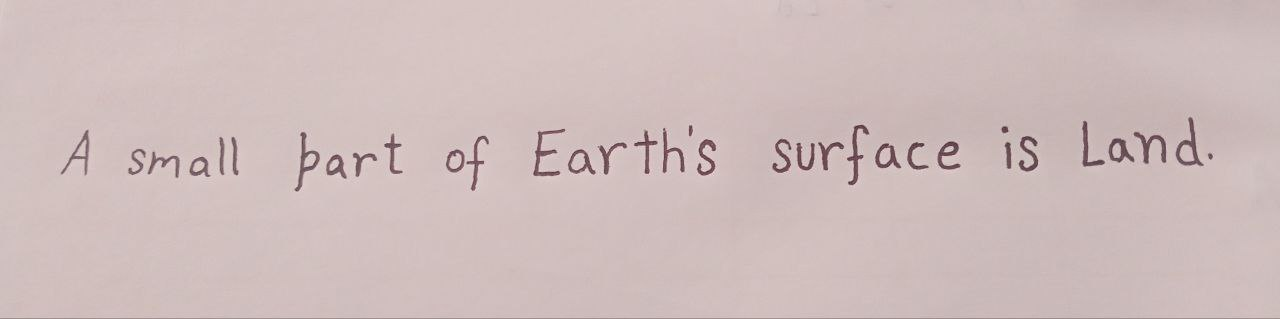
#> input picture images/img33.jpg, 1280 x 319 px
$ python main.py
#> lines starting #> are read from the running program, lines starting #| are printed output that depends on the picture; after the words box and inside, x2 and y2 are one past the last pixel; in counts of white or black regions, pixels touching at a corner belong together
#> further down, img is the input picture: shape (319, 1280, 3); mean B, G, R 187.6, 188.5, 206.4
### resize.py
import cv2

def image_resize(image, width = None, height = None, inter = cv2.INTER_AREA):
    # initialize the dimensions of the image to be resized and
    # grab the image size
#> called with width = 800, height = 800, inter = 3
    dim = None
    (h, w) = image.shape[:2]
#> h = 319; w = 1280

    # if both the width and height are None, then return the
    # original image
    if width is None and height is None:
        return image

    # check to see if the width is None
    if width is None:
        # calculate the ratio of the height and construct the
        # dimensions
        r = height / float(h)
        dim = (int(w * r), height)

    # otherwise, the height is None
    else:
        # calculate the ratio of the width and construct the
        # dimensions
        r = width / float(w)
#> r = 0.625
        dim = (width, int(h * r))
#> dim = (800, 199)

    # resize the image
    resized = cv2.resize(image, dim, interpolation = inter)

    # return the resized image
    return resized

### main.py
import cv2
import pytesseract
import numpy as np
# from pytesseract import Output
import matplotlib.pyplot as plt
from PIL import Image
from resize import image_resize


pytesseract.pytesseract.tesseract_cmd = r"C:\Program Files\Tesseract-OCR\tesseract.exe"


img = cv2.imread("images/img33.jpg")
#img = cv2.resize(img, (600, 360))
img = image_resize(img, 800, 800)


#1. GRAYSCALE
gray = cv2.cvtColor(img, cv2.COLOR_BGR2GRAY)


# 5. Erosion
kernel = np.ones((3,3), np.uint8)
# Erosion
erosion = cv2.erode(gray, kernel, iterations=1)
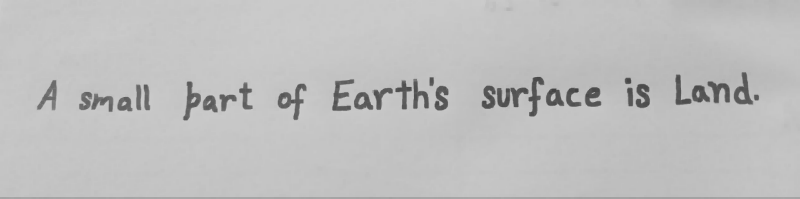
#> erosion: shape (199, 800); min 67, max 205, mean 190.6
# Opening (erosion followed by dilation)
opening = cv2.morphologyEx(gray, cv2.MORPH_OPEN, kernel)
# Closing (dilation followed by erosion)
closing = cv2.morphologyEx(gray, cv2.MORPH_CLOSE, kernel)

#2. Deskewing (correct skew)
def deskew(image):
   gray = cv2.bitwise_not(image)  # Invert the grayscale image
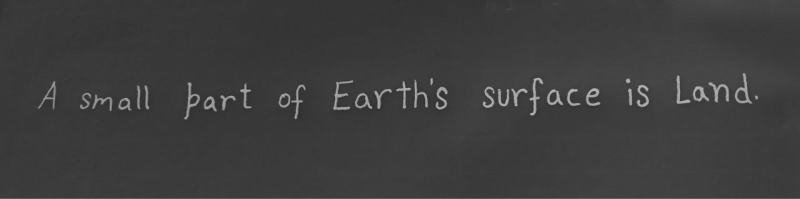
#> gray: shape (199, 800); min 44, max 188, mean 61.4
   thresh = cv2.threshold(gray, 0, 255, cv2.THRESH_BINARY | cv2.THRESH_OTSU)[1]
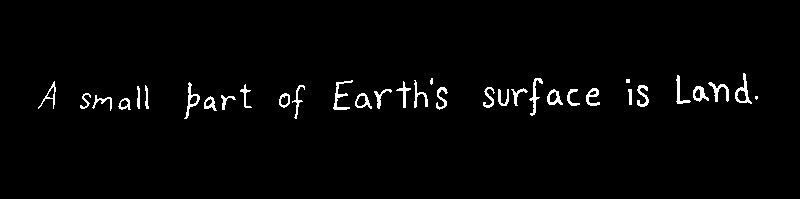
#> thresh: shape (199, 800); 2.1% white in thin lines or dots, all inside (x1, y1, x2, y2) = (38, 73, 758, 119)
   coords = np.column_stack(np.where(thresh > 0))
#> coords = 3276 pairs, first value 73 to 118, second value 38 to 757
   angle = cv2.minAreaRect(coords)[-1]
#> angle = -89.33


   # Adjust angle
   if angle < -45:
       angle = -(90 + angle)
#> angle = -0.665
   else:
       angle = -angle


   (h, w) = image.shape[:2]
#> h = 199; w = 800
   center = (w // 2, h // 2)
#> center = (400, 99)
   M = cv2.getRotationMatrix2D(center, angle, 1.0)
#> M = [[1, -0.0116, 1.18], [0.0116, 1, -4.64]]
   return cv2.warpAffine(image, M, (w, h), flags=cv2.INTER_CUBIC, borderMode=cv2.BORDER_REPLICATE)
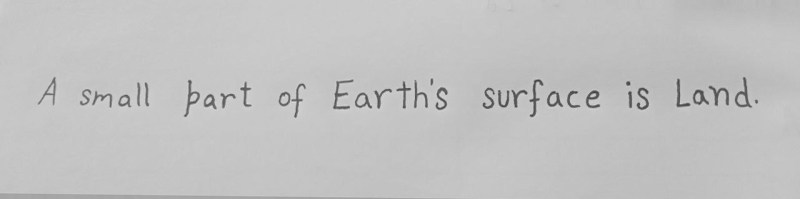
#> returned value: shape (199, 800); min 60, max 221, mean 193.4

# Call deskew
deskewed = deskew(gray)


#3. on-local means denoising (remove noise) (added)
denoised = cv2.fastNlMeansDenoising(deskewed, None, 30, 7, 21)


#6. Canny Edge Detection
edges = cv2.Canny(deskewed, 100, 200)
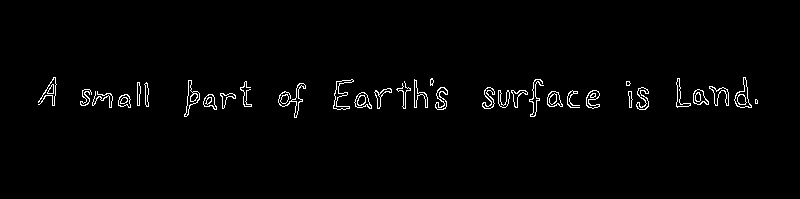
#> edges: shape (199, 800); 1.7% white in thin lines or dots, all inside (x1, y1, x2, y2) = (38, 77, 758, 118)


# 4. Thresholding
#a) ADAPTIVE MEAN THRESHOLDING
thresh = cv2.adaptiveThreshold(gray, 255, cv2.ADAPTIVE_THRESH_MEAN_C, cv2.THRESH_BINARY, 5, 4)
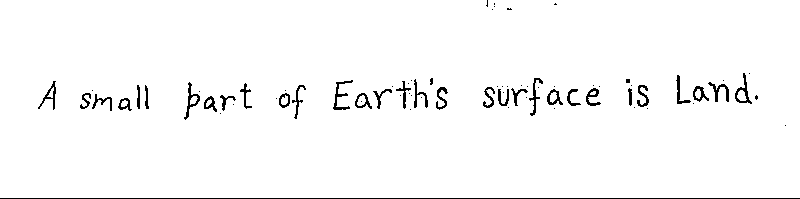
#> thresh: shape (199, 800); 97.5% white; black in thin lines or dots
plt.subplot(2, 2, 1)
plt.title("ADAPTIVE MEAN THRESHOLDING")
plt.imshow(thresh)


#b) OTSU+BINARY INVERSE THRESHOLDING
ret, th1 = cv2.threshold(gray, 0, 255, cv2.THRESH_OTSU | cv2.THRESH_BINARY_INV)
#> ret = 152
plt.subplot(2, 2, 2)
plt.title("OTSU+BINARY INVERSE")
plt.imshow(th1)


#c) OTSU THRESHOLDING
_, th2 = cv2.threshold(gray, 0, 255, cv2.THRESH_OTSU)
plt.subplot(2, 2, 3)
plt.title("OTSU THRESHOLDING")
plt.imshow(th2)


#d) GAUSSIAN THRESHOLDING (blurring + Otsu thresholding)
blur = cv2.GaussianBlur(gray, (3,3), 0)
_, th3 = cv2.threshold(blur, 0, 255, cv2.THRESH_BINARY + cv2.THRESH_OTSU)
#> th3: shape (199, 800); 97.6% white; 34 black regions (2 under 20 px), largest, box (x1, y1, x2, y2) and area: (735, 73, 752, 104) 204, (333, 80, 353, 110) 194, (529, 77, 543, 116) 192
plt.subplot(2, 2, 4)
plt.title("GAUSSIAN THRESHOLDING")
plt.imshow(th3)
plt.show()


# [30 lines of commented-out code are left out]
kernel = np.ones((3,3), np.uint8)
dilation = cv2.dilate(img, kernel, iterations=1)
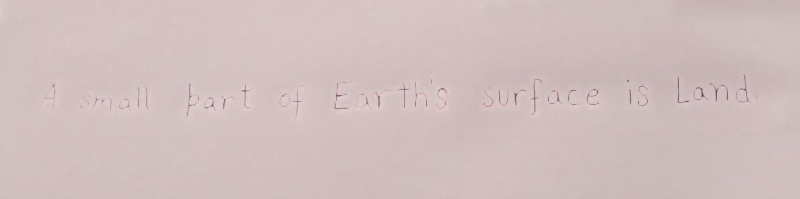
#> dilation: shape (199, 800, 3); mean B, G, R 190.2, 191, 209
plt.subplot(1, 2, 1)
plt.title("DILATION ON ORIGINAL IMAGE")
plt.imshow(dilation)


# b) Dilation on the grayscale image
g_dilation = cv2.dilate(gray, kernel, iterations=1)
plt.subplot(1, 2, 2)
plt.title("DILATION ON GRAYSCALE")
plt.imshow(g_dilation)


plt.show()
#> figure, not shown here; B, G, R data is drawn as R, G, B


rect_kernel = cv2.getStructuringElement(cv2.MORPH_RECT, (40, 40))


img = img
if len(img.shape) == 3:
   hImg, wImg, _ = img.shape
#> hImg = 199; wImg = 800
else:
   hImg, wImg = img.shape


#> (the run stopped early here; a loop or call above may not have finished)

$ run again, with images/img3.jpg copied over images/img33.jpg
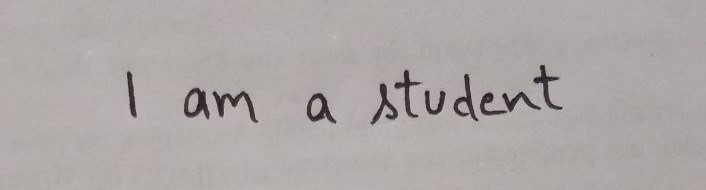
#> input picture images/img3.jpg, 706 x 190 px
#> img is the input picture: shape (190, 706, 3); mean B, G, R 167.5, 168.3, 174.3
#> in deskew, `thresh = cv2.threshold(gray, 0, 255, cv2.THRESH_BINARY | cv2.THRESH_OT..`:
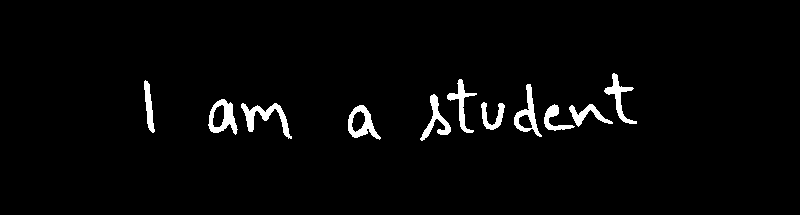
#> thresh: shape (215, 800); 2.7% white; 11 white regions, largest, box (x1, y1, x2, y2) and area: (241, 103, 292, 139) 580, (208, 99, 238, 135) 517, (348, 105, 381, 140) 488
#> coords = 4609 pairs, first value 73 to 140, second value 144 to 636
#> in deskew, `angle = cv2.minAreaRect(coords)[-1]`: angle = -89.14
#> in deskew, `angle = -(90 + angle)`: angle = -0.857
#> M = [[1, -0.015, 1.64], [0.015, 1, -5.97]]
#> edges: shape (215, 800); 1.1% white in thin lines or dots, all inside (x1, y1, x2, y2) = (144, 76, 637, 142)
#> ret = 118
#> th3: shape (215, 800); 97.2% white; 11 black regions, largest, box (x1, y1, x2, y2) and area: (241, 103, 292, 139) 594, (208, 99, 238, 135) 540, (348, 105, 381, 140) 512
#> `dilation = cv2.dilate(img, kernel, iterations=1)`:
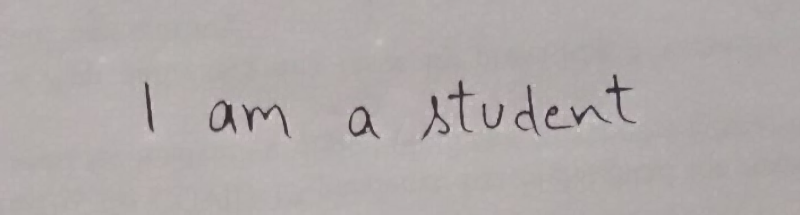
#> dilation: shape (215, 800, 3); mean B, G, R 170.2, 171, 177

$ run again, with images/img4.jpg copied over images/img33.jpg
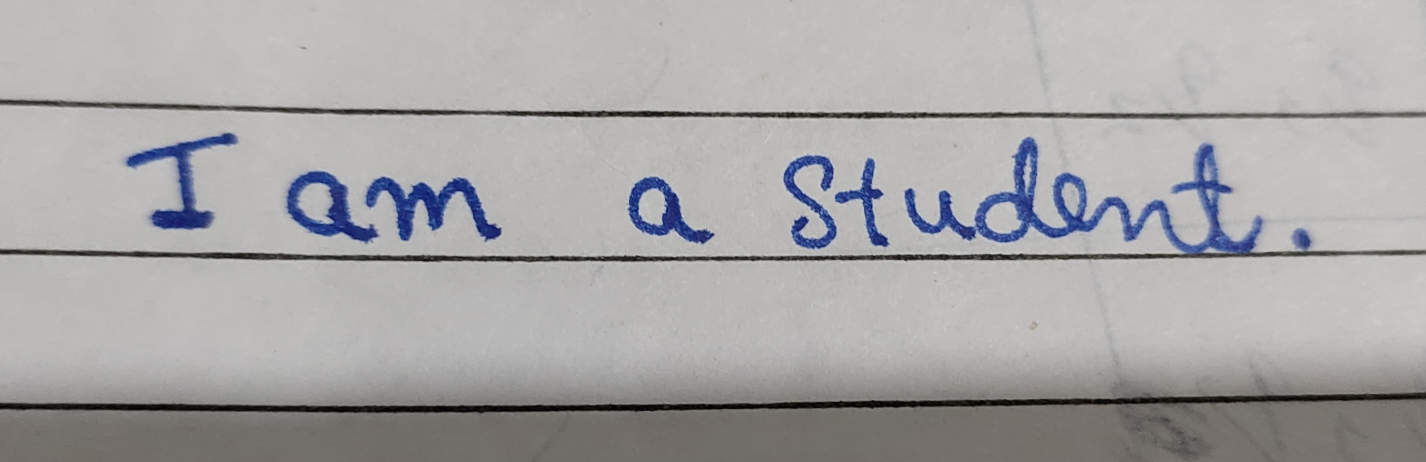
#> input picture images/img4.jpg, 2852 x 924 px (shown at 1/2 size)
#> img is the input picture: shape (924, 2852, 3); mean B, G, R 166.5, 166.2, 166.8
#> in deskew, `thresh = cv2.threshold(gray, 0, 255, cv2.THRESH_BINARY | cv2.THRESH_OT..`:
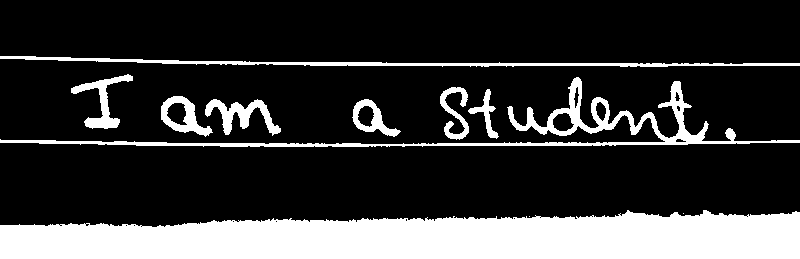
#> thresh: shape (259, 800); 21.5% white; 11 white regions (2 under 20 px), largest, box (x1, y1, x2, y2) and area: (0, 210, 800, 259) 31794, (0, 77, 800, 147) 5653, (0, 56, 800, 67) 2553
#> coords = 44617 pairs, first value 56 to 258, second value 0 to 799
#> in deskew, `angle = cv2.minAreaRect(coords)[-1]`: angle = -90
#> in deskew, `angle = -(90 + angle)`: angle = 0
#> M = [[1, 0, 0], [0, 1, 0]]
#> edges: shape (259, 800); 3.7% white in thin lines or dots, all inside (x1, y1, x2, y2) = (0, 55, 800, 232)
#> ret = 141
#> th3: shape (259, 800); 77.7% white; 9 black regions, largest, box (x1, y1, x2, y2) and area: (0, 210, 800, 259) 32402, (0, 77, 800, 147) 6184, (0, 55, 800, 67) 2778
#> `g_dilation = cv2.dilate(gray, kernel, iterations=1)`:
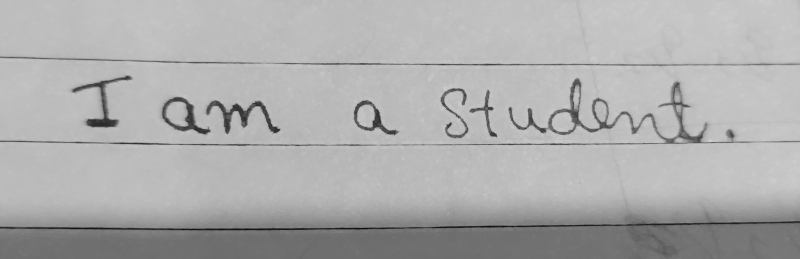
#> g_dilation: shape (259, 800); min 12, max 204, mean 172.7
